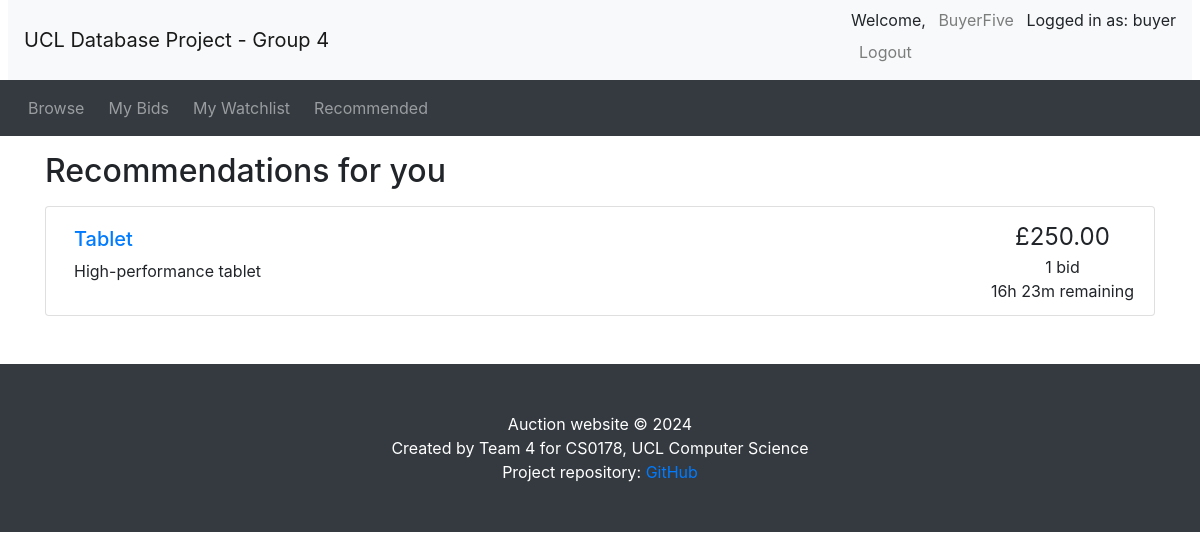
/recommendations.php (signed in), run on an earlier commit of the app's database.
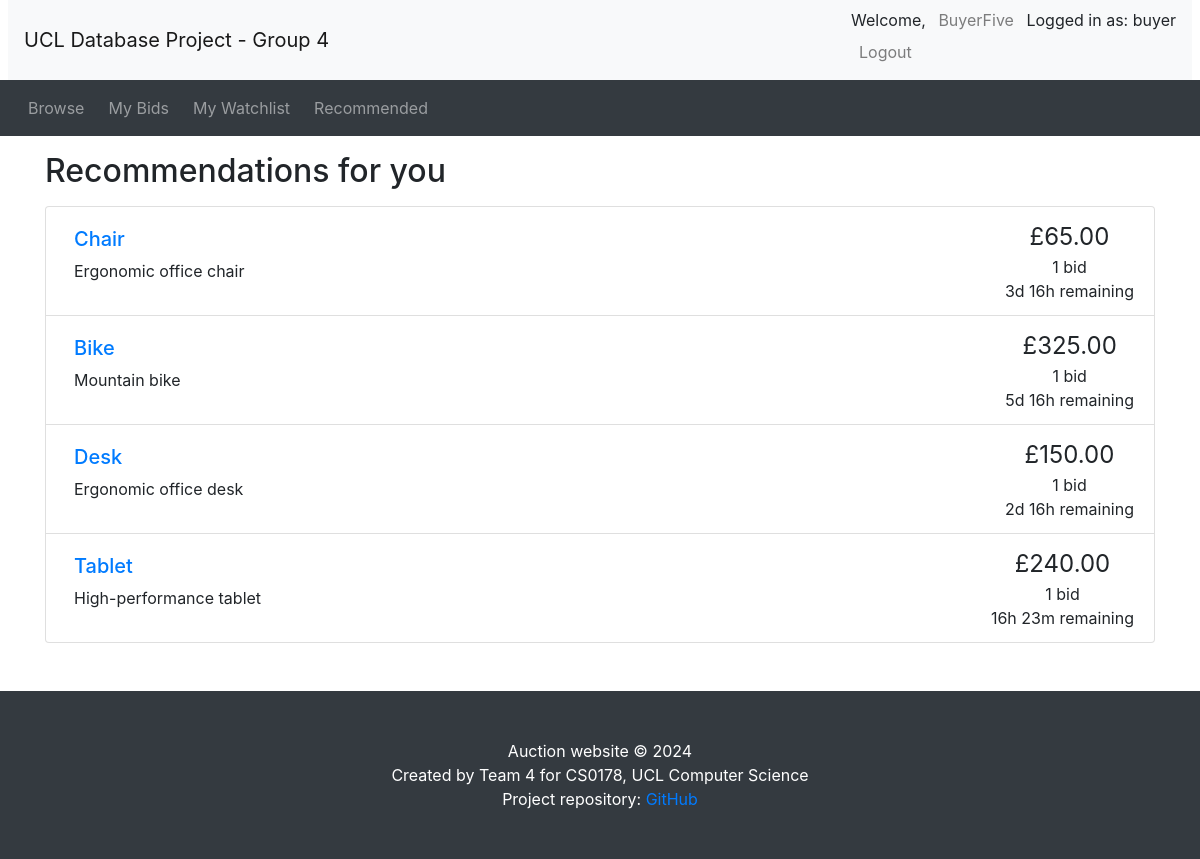
And on a later commit of the database.
### tables this page shows
CREATE TABLE `auctions` (
    `item_id` INT PRIMARY KEY AUTO_INCREMENT,
    `title` VARCHAR(50) UNIQUE NOT NULL,
    `details` TEXT,
    `category` VARCHAR(30) NOT NULL,
    `startPrice` DECIMAL(10, 2) NOT NULL,
    `reservePrice` DECIMAL(10, 2) CHECK (
        `reservePrice` IS NULL
        OR `reservePrice` >= `startPrice`
    ),
    `startDate` DATETIME NOT NULL,
    `endDate` DATETIME NOT NULL,
    `seller_id` INT NOT NULL,
    `status` ENUM('active', 'closed', 'cancelled') NOT NULL,
    FOREIGN KEY (`seller_id`) REFERENCES `seller` (`user_id`) ON DELETE CASCADE
);

CREATE TABLE `bids` (
    `bid_id` INT PRIMARY KEY AUTO_INCREMENT,
    `buyer_id` INT NOT NULL,
    `item_id` INT NOT NULL,
    `bidPrice` DECIMAL(10, 2) NOT NULL,
    `bidTime` DATETIME NOT NULL,
    FOREIGN KEY (`buyer_id`) REFERENCES `buyer` (`user_id`) ON DELETE CASCADE,
    FOREIGN KEY (`item_id`) REFERENCES `auctions` (`item_id`) ON DELETE CASCADE
);

### utilities.php (the view, shortened to what this page needs)
<?php
function display_time_remaining($interval)
{
    if ($interval->days == 0 && $interval->h == 0) {
        $time_remaining = $interval->format('%im %Ss');
    } else if ($interval->days == 0) {
        $time_remaining = $interval->format('%hh %im');
    } else {
        $time_remaining = $interval->format('%ad %hh');
    }
    return $time_remaining;
}
function print_listing_li($item_id, $title, $desc, $price, $num_bids, $end_time)
{
    if (strlen($desc) > 250) {
        $desc_shortened = substr($desc, 0, 250) . '...';
    } else {
        $desc_shortened = $desc;
    }
    if ($num_bids == 1) {
        $bid = ' bid';
    } else {
        $bid = ' bids';
    }
    $end_time = new DateTime($end_time);
    $now = new DateTime();
    if ($now > $end_time) {
        $time_remaining = 'This auction has ended';
    } else {
        $time_to_end = date_diff($now, $end_time);
        $time_remaining = display_time_remaining($time_to_end) . ' remaining';
    }
    echo ('
    <li class="list-group-item d-flex justify-content-between">
    <div class="p-2 mr-5"><h5><a href="listing.php?item_id=' . $item_id . '">' . $title . '</a></h5>' . $desc_shortened . '</div>
    <div class="text-center text-nowrap"><span style="font-size: 1.5em">£' . number_format($price, 2) . '</span><br/>' . $num_bids . $bid . '<br/>' . $time_remaining . '</div>
  </li>'
    );
}
?>

### header.php (shortened to what this page needs)
<!doctype html>
<html lang="en">
<head>
    <link rel="stylesheet" href="css/bootstrap.min.css">
    <link rel="stylesheet" href="https://cdnjs.cloudflare.com/ajax/libs/font-awesome/4.7.0/css/font-awesome.min.css">
    <link rel="stylesheet" href="css/custom.css">
</head>
<body>
    <nav class="navbar navbar-expand-lg navbar-light bg-light mx-2">
        <a class="navbar-brand" href="browse.php">UCL Database Project - Group 4 </a>
        <ul class="navbar-nav ml-auto">
            <li class="nav-item">
                <?php
                if (isset($_SESSION['logged_in']) && $_SESSION['logged_in'] == true) {
                    echo 'Welcome, <a href="user_info.php" class="nav-link d-inline">' . $_SESSION['username'] . '</a>';
                    echo " Logged in as: " . $_SESSION['account_type'];
                    echo '<a class="nav-link" href="logout.php">Logout</a>';
                } else {
                    echo '<a class="nav-link" href="register.php">Sign up</a>';
                    echo '<button type="button" class="btn nav-link" data-toggle="modal" data-target="#loginModal">Login</button>';
                }
                ?>
            </li>
        </ul>
    </nav>
    <nav class="navbar navbar-expand-lg navbar-dark bg-dark">
        <ul class="navbar-nav align-middle">
            <li class="nav-item mx-1">
                <a class="nav-link" href="browse.php">Browse</a>
            </li>
            <?php
            if (isset($_SESSION['account_type']) && $_SESSION['account_type'] == 'buyer') {
                echo ('
	<li class="nav-item mx-1">
      <a class="nav-link" href="mybids.php">My Bids</a>
    </li>
  <li class="nav-item mx-1">
      <a class="nav-link" href="mywatchlist.php">My Watchlist</a>
    </li>
	<li class="nav-item mx-1">
      <a class="nav-link" href="recommendations.php">Recommended</a>
    </li>');
            }
            ?>
        </ul>
    </nav>

### recommendations.php (shortened to what this page needs)
<?php include_once("header.php"); ?>
<?php require("utilities.php"); ?>
<?php require("my_db_connect.php"); ?>
<div class="container">
    <h2 class="my-3">Recommendations for you</h2>
    <ul class="list-group">
        <?php
        $user_id = $_SESSION['user_id'];
        $sql = "SELECT
            b1.item_id,
            a.title,
            a.details,
            a.startPrice,
            a.endDate,
            SUM(CASE WHEN b1.present = 1 AND b2.present = 1 THEN 1 ELSE 0 END) /
            (SQRT(SUM(POWER(b1.present, 2))) * SQRT(SUM(POWER(b2.present, 2)))) AS cosine_similarity
        FROM
            (
                SELECT
                    u.user_id,
                    a.item_id,
                    IF(b.bid_id IS NOT NULL, 1, 0) AS present
                FROM
                    user u
                CROSS JOIN
                    auctions a
                LEFT JOIN
                    bids b ON u.user_id = b.buyer_id AND a.item_id = b.item_id
            ) AS b1
        JOIN
            (
                SELECT
                    u.user_id,
                    a.item_id,
                    IF(b.bid_id IS NOT NULL, 1, 0) AS present
                FROM
                    user u
                CROSS JOIN
                    auctions a
                LEFT JOIN
                    bids b ON u.user_id = b.buyer_id AND a.item_id = b.item_id
            ) AS b2 ON b1.item_id = b2.item_id AND b1.user_id != b2.user_id
        JOIN
            auctions a ON b1.item_id = a.item_id
        WHERE
            b1.user_id = $user_id AND b2.user_id != $user_id AND a.endDate > NOW()
        GROUP BY
            b1.item_id, a.title, a.details, a.startPrice, a.endDate
        HAVING
            cosine_similarity > 0.3333333
        ORDER BY
            cosine_similarity DESC
        LIMIT 10;";
        $result_q = mysqli_query($con, $sql);
        if ($result_q && mysqli_num_rows($result_q) > 0) {
            while ($fetch = mysqli_fetch_assoc($result_q)) {
                $item_id = $fetch['item_id'];
                $title = $fetch['title'];
                $description = $fetch['details'];
                $current_price = $fetch['startPrice'];
                $end_date = $fetch['endDate'];
                $bid_sql = "SELECT bidPrice FROM bids WHERE item_id = $item_id ORDER BY bidPrice DESC LIMIT 1";
                $bid_result = mysqli_query($con, $bid_sql);
                if ($bid_result && mysqli_num_rows($bid_result) > 0) {
                    $current_price = mysqli_fetch_assoc($bid_result)['bidPrice'];
                }
                $num_bids = mysqli_num_rows($bid_result);
                print_listing_li($item_id, $title, $description, $current_price, $num_bids, $end_date);
            }
        } else {
            echo "<p>No recommendations available at the moment.</p>";
        }
        ?>
    </ul>
</div>
<?php include_once("footer.php"); ?>

### footer.php (shortened to what this page needs)
<footer class="py-5 bg-dark mt-5">
    <div class="container">
        <p class="m-0 text-center text-white">Auction website &copy; 2024</p>
        <p class="m-0 text-center text-white">Created by Team 4 for CS0178, UCL Computer Science</p>
        <p class="m-0 text-center text-white">Project repository: <a href="https://github.com/Hanekawa1012/Database-Group-4-Project">GitHub</a></p>
    </div>
</body>
</html>

What changed in the data, as far as the page shows it:
now on this page (row unchanged): auctions: title "Chair", details "Ergonomic office chair", bids.bidPrice "65.00", endDate "3d 16h remaining"
now on this page (row unchanged): auctions: title "Bike", details "Mountain bike", bids.bidPrice "325.00", endDate "5d 16h remaining"
now on this page (row unchanged): auctions: title "Desk", details "Ergonomic office desk", bids.bidPrice "150.00", endDate "2d 16h remaining"
changed through a linked row, auctions "Tablet": bids.bidPrice "250.00" → "240.00"
